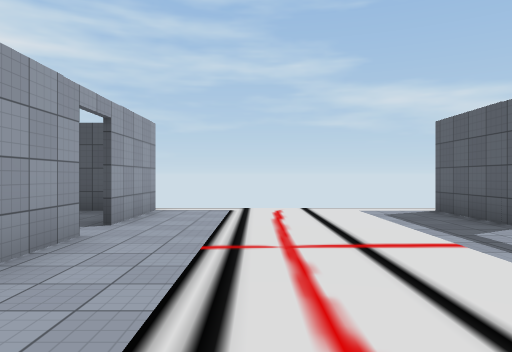
view 1 (above)

19 first-person views from a walk through a 3-D level made in the Unity game engine. The camera is 1.5 m above the floor, looks level and sees 70° across. The floor is counted in squares, 2 m on a side. Each view is taken from the middle of a square. On the plan, view 1 faces up. The plan holds only what a view shows up to about 11 squares ahead; the rest is blank. The place goes on beyond the plan. The player character is not drawn. Some surface patterns are stand-ins.

view 2
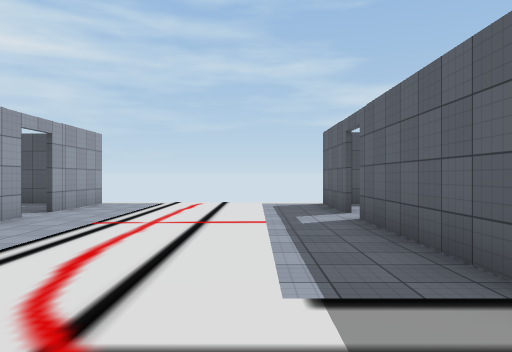

view 3
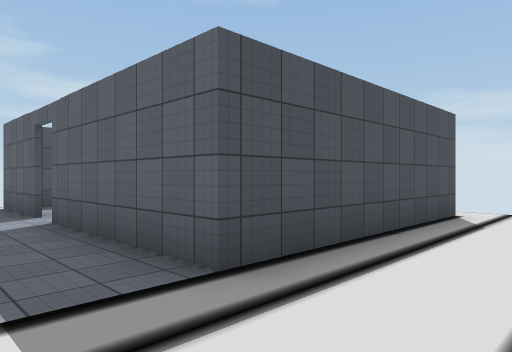

view 4
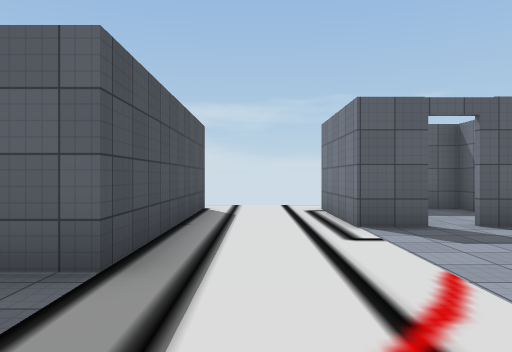

view 5
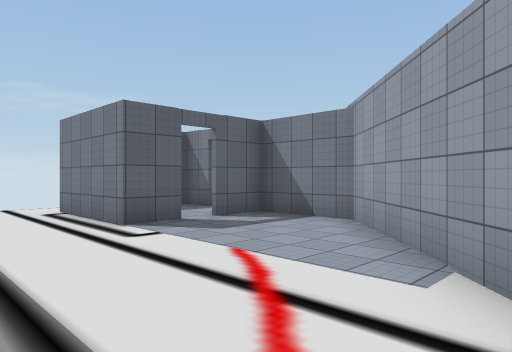

view 6
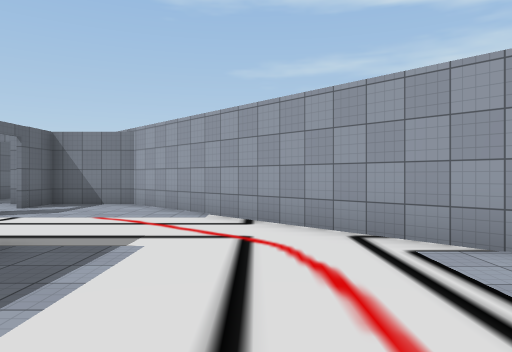

view 7
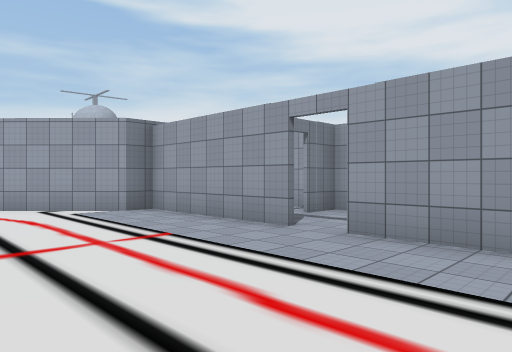

view 8
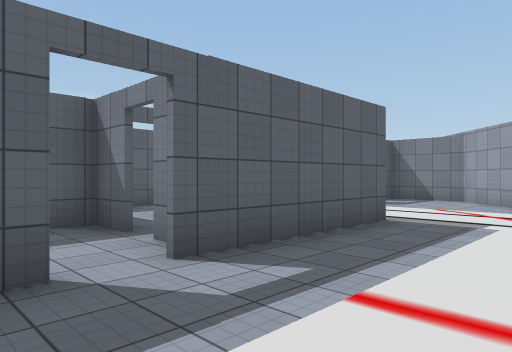

view 9
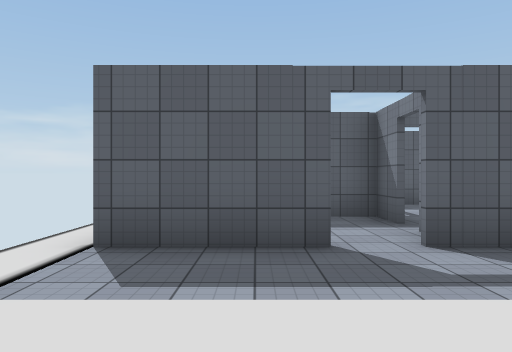

view 10
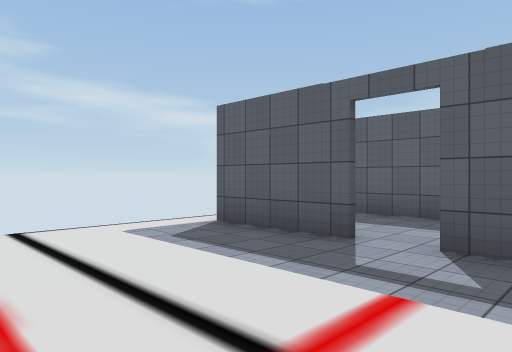

view 11
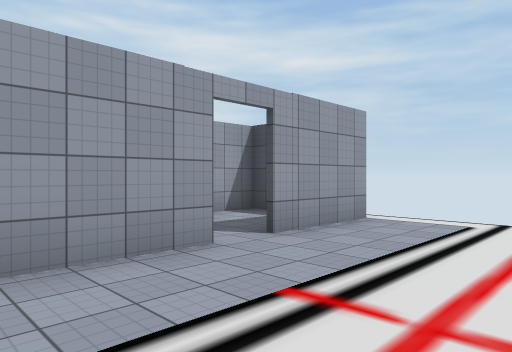

view 12
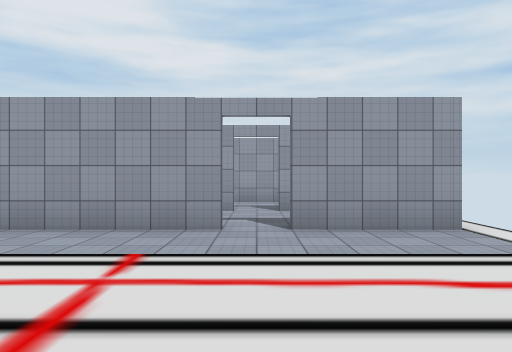

view 13
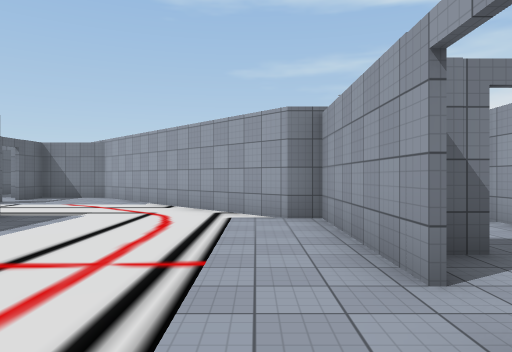

view 14
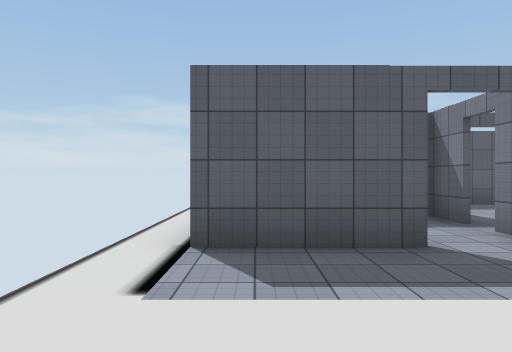

view 15
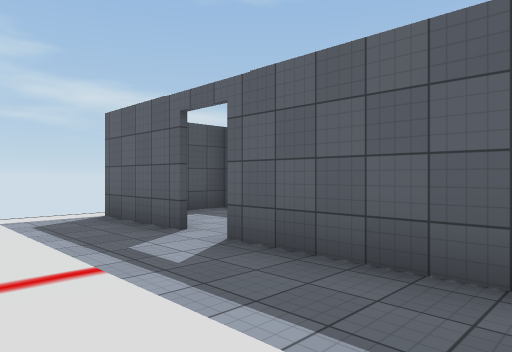

view 16
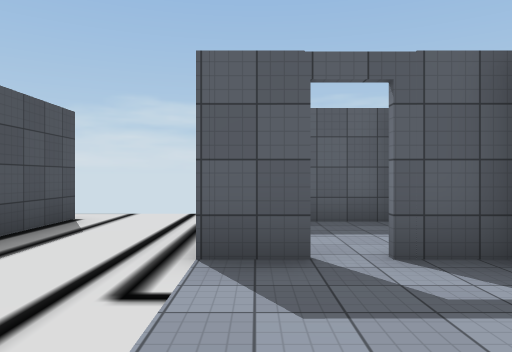

view 17
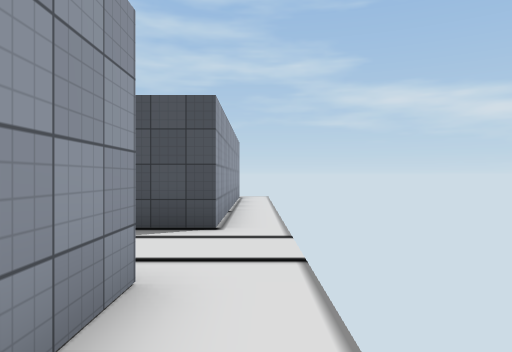

view 18
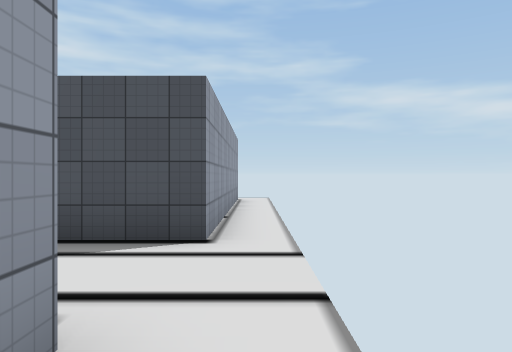

view 19
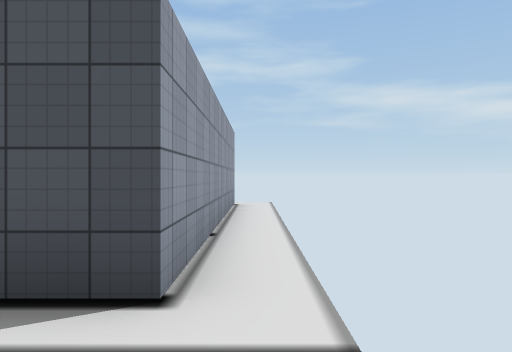

### Floor plan
Key: @ floor where view 1 was taken; # wall or solid block; . floor; H house.
Columns run from 8 left of view 1 to 10 right of it. Each row starts with its distance up from view 1.
  8    HHHH.....HHHH H.
  7    H  H.... H  H H.
  6 H  H  H.... H  H H.
  5 H      .....   H H.
  4 H  H  H.... H HH H.
  3    HHHH.... H    H.
  2    H  H.... H    H.
  1    H  H.... H    H.
  0       ##@...HHHHHH.
 -1        ##..........
 -2         ##.........
 -3          #....HHHH.
 -4          ##      H.
 -5               H  H.
 -6             ##HHHH

Positions as (right, up) in squares from view 1, and headings:
1: (0, 0), facing up
2: (2, -2), facing up
3: (2, -2), facing up-right
4: (1, -1), facing right
5: (1, 0), facing down-right
6: (1, 4), facing down
7: (2, 8), facing down-left
8: (1, 6), facing down-right
9: (0, 6), facing right
10: (0, 3), facing up-right
11: (1, 2), facing up-left
12: (3, 5), facing left
13: (-1, 7), facing down
14: (0, 7), facing right
15: (1, 1), facing up-right
16: (3, -3), facing right
17: (10, -5), facing up
18: (10, -4), facing up
19: (10, -2), facing up
